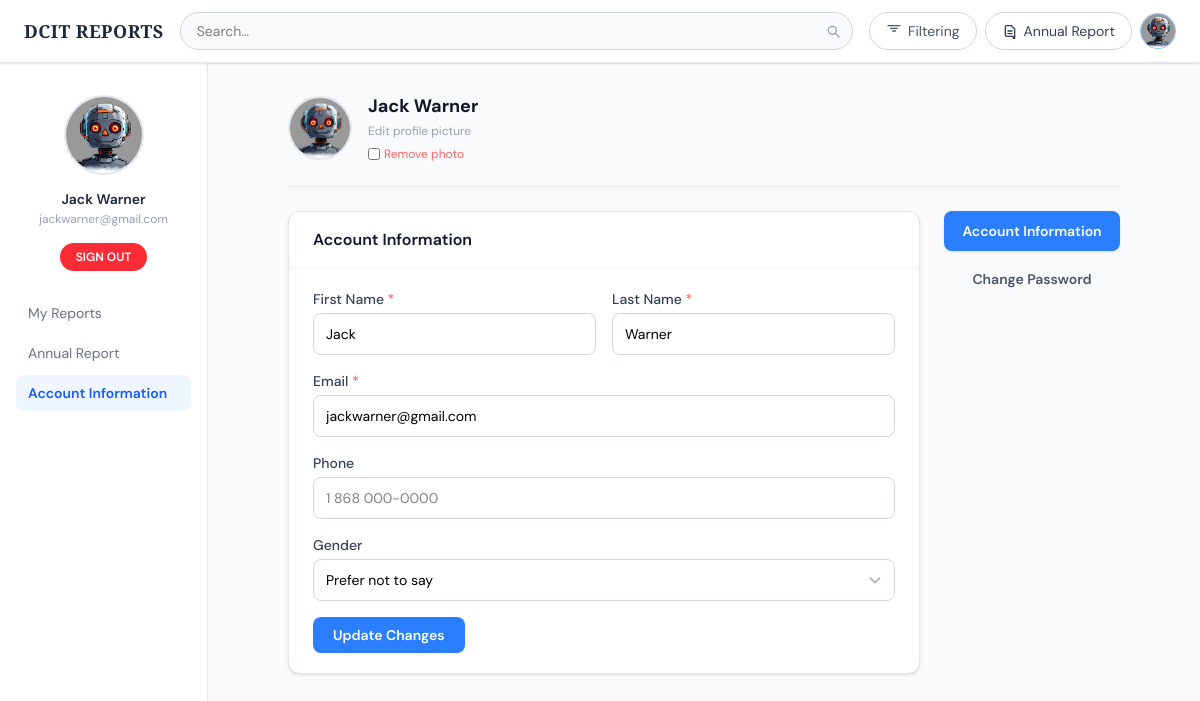
Page /users/account/ (signed in) on the committed database.
### users/models.py (models this page shows, shortened)
class UserProfilePic(models.Model):
    GENDER_CHOICES = [
        ('male', 'Male'),
        ('female', 'Female'),
        ('other', 'Other'),
    ]
    user = models.OneToOneField(
        User,
        on_delete=models.CASCADE,
        related_name='profile_pic',
        unique=True
    )
    profilePic = models.ImageField(
        default="profile_pictures/user.png",
        upload_to='profile_pictures'
    )
    phone = models.CharField(
        max_length=30,
        blank=True,
        null=True
    )
    gender = models.CharField(
        max_length=10,
        choices=GENDER_CHOICES,
        blank=True,
        null=True
    )

### users/views.py (the view, shortened to what this page needs)
# urls.py: path("account/", view=account_view, name="account"),
@login_required
def account_view(request):
    profile = UserProfilePic.objects.get(user=request.user)
    active_tab = request.GET.get('tab', 'info')
    if active_tab not in ['info', 'password']:
        active_tab = 'info'
    success = False
    errors = []
    context = {
        'page': 'account',
        'profile': profile,
        'active_tab': active_tab,
        'success': success,
        'errors': errors,
    }
    return render(request, 'users/account.html', context)

### users/templates/users/account.html (shortened to what this page needs)
{% extends "base.html" %}
{% block body %}
<div class="flex min-h-[calc(100vh-65px)]">
  {% include "users/sidebar.html" with page='account' %}
  <main class="flex-1 bg-gray-50 overflow-y-auto">
    <div class="max-w-4xl mx-auto px-4 md:px-8 py-8">
      <div class="flex items-center gap-4 mb-6 pb-6 border-b border-gray-200">
        <div class="w-16 h-16 rounded-full bg-gray-100 border-2 border-gray-200 overflow-hidden flex items-center justify-center shrink-0 relative cursor-pointer"
             onclick="document.getElementById('avatar-input').click()">
          {% if profile.profilePic %}
            <img src="{{ profile.profilePic.url }}" alt="Avatar" class="w-full h-full object-cover" id="avatar-preview">
          {% endif %}
        </div>
        <div>
          <p class="font-bold text-gray-900 text-lg leading-tight">
            {% if request.user.get_full_name %}
              {{ request.user.get_full_name }}
            {% else %}
              {{ request.user.username }}
            {% endif %}
          </p>
          <button type="button" onclick="document.getElementById('avatar-input').click()"
            class="text-xs text-gray-400 hover:text-blue-600 transition mt-0.5">Edit profile picture</button>
          {% if profile.profilePic and profile.profilePic.name != "profile_pictures/user.png" %}
          <label class="flex items-center gap-1 text-xs text-red-400 cursor-pointer mt-1">
            <input type="checkbox" id="delete-avatar-check" class="accent-red-500 h-3 w-3"> Remove photo
          </label>
          {% endif %}
        </div>
      </div>
      <div class="flex gap-6 items-start">
        <div class="flex-1 bg-white rounded-xl border border-gray-200 shadow-sm overflow-hidden">
          {% if active_tab == 'info' %}
          <div class="px-6 py-4 border-b border-gray-100">
            <h2 class="font-semibold text-gray-900 text-base">Account Information</h2>
          </div>
          <form method="POST" action="{% url 'users:account' %}" enctype="multipart/form-data" class="px-6 py-5 space-y-4">
            <div class="grid grid-cols-2 gap-4">
              <div>
                <label class="block text-sm font-medium text-gray-700 mb-1">
                  First Name <span class="text-red-400">*</span>
                </label>
                <input type="text" name="first_name" value="{{ request.user.first_name }}"
                  class="w-full rounded-lg border border-gray-300 bg-white px-3 py-2.5 text-sm focus:outline-none focus:ring-2 focus:ring-blue-300 focus:border-blue-400 transition"/>
              </div>
              <div>
                <label class="block text-sm font-medium text-gray-700 mb-1">
                  Last Name <span class="text-red-400">*</span>
                </label>
                <input type="text" name="last_name" value="{{ request.user.last_name }}"
                  class="w-full rounded-lg border border-gray-300 bg-white px-3 py-2.5 text-sm focus:outline-none focus:ring-2 focus:ring-blue-300 focus:border-blue-400 transition"/>
              </div>
            </div>
            <div>
              <label class="block text-sm font-medium text-gray-700 mb-1">
                Email <span class="text-red-400">*</span>
              </label>
              <input type="email" name="email" value="{{ request.user.email }}"
                class="w-full rounded-lg border border-gray-300 bg-white px-3 py-2.5 text-sm focus:outline-none focus:ring-2 focus:ring-blue-300 focus:border-blue-400 transition"/>
            </div>
            <div>
              <label class="block text-sm font-medium text-gray-700 mb-1">
                Phone
              </label>
              <input type="tel" name="phone" value="{{ profile.phone|default:'' }}"
                placeholder="1 868 000-0000"
                class="w-full rounded-lg border border-gray-300 bg-white px-3 py-2.5 text-sm focus:outline-none focus:ring-2 focus:ring-blue-300 focus:border-blue-400 transition"/>
            </div>
            <div>
              <label class="block text-sm font-medium text-gray-700 mb-1">
                Gender
              </label>
              <div class="relative">
                <select name="gender"
                  class="w-full appearance-none rounded-lg border border-gray-300 bg-white px-3 py-2.5 text-sm focus:outline-none focus:ring-2 focus:ring-blue-300 focus:border-blue-400 transition pr-10">
                  <option value="" {% if not profile.gender %}selected{% endif %}>Prefer not to say</option>
                </select>
                <span class="pointer-events-none absolute right-3 top-1/2 -translate-y-1/2 text-gray-400">
                </span>
              </div>
            </div>
            <button type="submit"
              class="px-5 py-2 rounded-lg bg-blue-500 hover:bg-blue-600 text-white text-sm font-semibold transition">
              Update Changes
            </button>
          </form>
          {% endif %}
        </div>
        <div class="w-44 shrink-0 space-y-2">
          <a href="{% url 'users:account' %}?tab=info"
             class="block text-center px-4 py-2.5 rounded-lg text-sm font-semibold transition
               {% if active_tab == 'info' %}bg-blue-500 text-white shadow-sm{% else %}text-gray-600 hover:bg-gray-100{% endif %}">
            Account Information
          </a>
          <a href="{% url 'users:account' %}?tab=password"
             class="block text-center px-4 py-2.5 rounded-lg text-sm font-semibold transition
               {% if active_tab == 'password' %}bg-blue-500 text-white shadow-sm{% else %}text-gray-600 hover:bg-gray-100{% endif %}">
            Change Password
          </a>
        </div>
      </div>
    </div>
  </main>
</div>
{% endblock %}

### templates/base.html (shortened to what this page needs)
<!DOCTYPE html>
<html lang="en">
<head>
    <script src="https://cdn.jsdelivr.net/npm/@tailwindcss/browser@4"></script>
</head>
<body class="bg-gray-50 min-h-screen">
<header class="w-full bg-white border-b border-gray-200 px-3 sm:px-6 py-3 sticky top-0 z-40 shadow-sm">
  <div class="flex items-center gap-2 sm:gap-4">
    <a href="{% url 'reports:index' %}" class="font-display text-base sm:text-lg font-bold tracking-wide text-gray-800 whitespace-nowrap shrink-0">
      DCIT REPORTS
    </a>
    <form method="GET" action="{% url 'reports:index' %}" class="flex-1 min-w-0">
      <div class="relative">
        <input name="q" type="text" value="{{ request.GET.q }}" placeholder="Search…"
          class="w-full rounded-full border border-gray-300 bg-gray-50 px-4 py-2 pr-10 text-sm focus:outline-none focus:ring-2 focus:ring-blue-200 focus:border-blue-400 transition"/>
        <button type="submit" class="absolute right-3 top-1/2 -translate-y-1/2 text-gray-400 hover:text-gray-600">
          <svg xmlns="http://www.w3.org/2000/svg" class="h-4 w-4" fill="none" viewBox="0 0 24 24" stroke="currentColor">
            <path stroke-linecap="round" stroke-linejoin="round" stroke-width="2" d="M21 21l-4.35-4.35M17 11A6 6 0 115 11a6 6 0 0112 0z"/>
          </svg>
        </button>
      </div>
    </form>
    <div class="flex items-center gap-1.5 sm:gap-2 shrink-0">
      <button id="open-filter"
        class="flex items-center gap-1.5 rounded-full border border-gray-300 bg-white px-2.5 sm:px-4 py-2 text-sm text-gray-600 hover:bg-gray-50 transition">
        <svg xmlns="http://www.w3.org/2000/svg" class="h-4 w-4 shrink-0" fill="none" viewBox="0 0 24 24" stroke="currentColor">
          <path stroke-linecap="round" stroke-linejoin="round" stroke-width="2" d="M3 4h18M7 8h10M10 12h4"/>
        </svg>
        <span class="hidden sm:inline">Filtering</span>
      </button>
      <a href="{% url 'reports:annual_report' %}"
         class="flex items-center gap-1.5 rounded-full border border-gray-300 bg-white px-2.5 sm:px-4 py-2 text-sm text-gray-700 hover:bg-gray-50 transition">
        <svg xmlns="http://www.w3.org/2000/svg" class="h-4 w-4 shrink-0" fill="none" viewBox="0 0 24 24" stroke="currentColor">
          <path stroke-linecap="round" stroke-linejoin="round" stroke-width="2" d="M9 12h6m-6 4h6m2 4H7a2 2 0 01-2-2V6a2 2 0 012-2h7l5 5v13a2 2 0 01-2 2z"/>
        </svg>
        <span class="hidden sm:inline">Annual Report</span>
      </a>
      {% if request.user.is_authenticated %}
      <a href="{% url 'users:profile' %}"
         title="{{ user.get_full_name|default:user.username }}"
         class="flex items-center justify-center w-9 h-9 rounded-full border border-blue-300 bg-blue-50 hover:bg-blue-100 overflow-hidden transition shrink-0">
        <img src="{{ user.profile_pic.profilePic.url }}" alt="Profile Picture" class="w-full h-full object-cover">
      </a>
      {% endif %}
    </div>
  </div>
</header>
{% block body %}{% endblock %}
</body>
</html>

### users/templates/users/sidebar.html
 <aside class="w-52 shrink-0 bg-white border-r border-gray-200 flex flex-col items-center pt-8 pb-6 px-4 gap-4">
    <div class="w-20 h-20 rounded-full bg-gray-100 border-2 border-gray-200 overflow-hidden flex items-center justify-center">
        <img src="{{ user.profile_pic.profilePic.url }}" alt="User Avatar" class="w-full h-full object-cover">
    </div>
    <div class="text-center">
      <p class="font-semibold text-sm text-gray-800 leading-tight">{{ user.get_full_name|default:user.username }}</p>
      <p class="text-xs text-gray-400 mt-0.5 break-all">{{user.email}}</p>
    </div>
    <a href="{%url 'users:logout' %}"
      class="px-4 py-1.5 rounded-full bg-red-500 hover:bg-red-600 text-white text-xs font-semibold transition">
      SIGN OUT
    </a>
    <nav class="w-full mt-2 space-y-1">
  <a href="{% url 'users:profile' %}"
     class="block w-full text-sm px-3 py-2 rounded-lg transition
     {% if page == 'reports' %}
       font-semibold text-blue-600 bg-blue-50
     {% else %}
       text-gray-500 hover:text-gray-800 hover:bg-gray-50
     {% endif %}">
    My Reports
  </a>
  <a href="{% url 'reports:annual_report' %}"
     class="block w-full text-sm px-3 py-2 rounded-lg transition
     {% if page == 'annual' %}
       font-semibold text-blue-600 bg-blue-50
     {% else %}
       text-gray-500 hover:text-gray-800 hover:bg-gray-50
     {% endif %}">
    Annual Report
  </a>
  <a href="{% url 'users:account' %}"
     class="block w-full text-sm px-3 py-2 rounded-lg transition
     {% if page == 'account' %}
       font-semibold text-blue-600 bg-blue-50
     {% else %}
       text-gray-500 hover:text-gray-800 hover:bg-gray-50
     {% endif %}">
    Account Information
  </a>
</nav>
  </aside>

### templates/base.html (style rules this page uses)
body { font-family: 'DM Sans', sans-serif; }
.font-display { font-family: 'Playfair Display', serif; }

### rows in the picture
UserProfilePic: profilePic (picture), gender "Prefer not to say"

### other values in the picture
{{ user.get_full_name|default:user.username }} "Jack Warner"
{{ user.email }} "jackwarner@gmail.com"
{{ request.user.get_full_name }} "Jack Warner"
